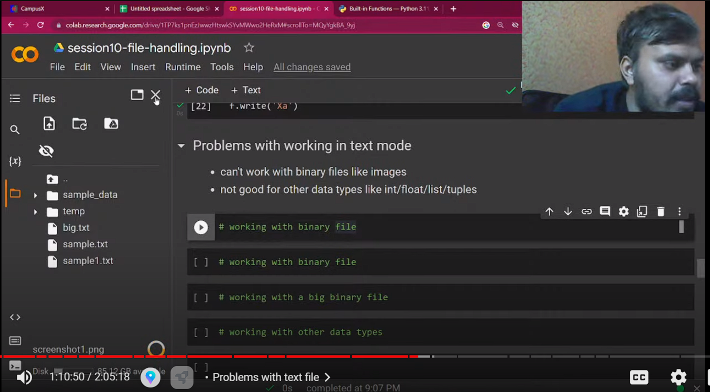
#> input picture Numpy/Screenshot 2024-01-09 013027.png, 1419 x 784 px (shown at 1/2 size)
$ jupyter execute 'Numpy Interview Questions (Week 5).ipynb'   (shell and % lines are left out)
#> lines starting #> are read from the running program, lines starting #| are printed output that depends on the picture
[cell 1]
import numpy as np

[cell 2]
# plotting 3D graphs
# meshgrids
a = np.linspace(-10,9,20)
b = np.linspace(-10,9,20)
b

[cell 3]
xx,yy = np.meshgrid(a,b)

[cell 4]
xx # 10 - 9 - 8 - 7 - ..

[cell 5]
yy  #10 | 9 | 8 | 7 | ....

[cell 6]
import matplotlib.pyplot as plt
plt.scatter(xx,yy)
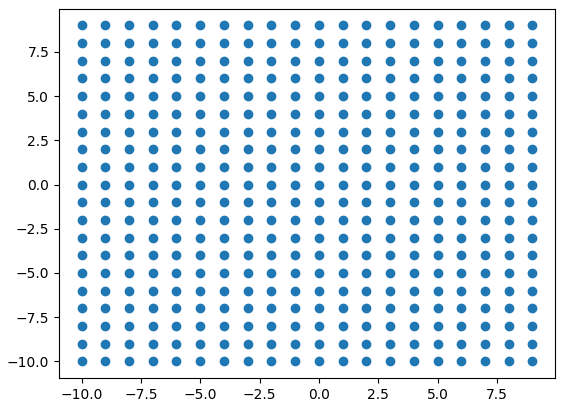
#> figure drawn by matplotlib, 1 panel

[cell 7]
def func(x,y):
  return x**2 + y**2

zz = func(xx,yy)

[cell 8]
zz

[cell 9]
import plotly.express as px
import plotly.graph_objects as go

[cell 10]
fig = px.scatter_3d()

fig.add_trace(go.Surface(x=xx,y=yy,z=zz))

fig.show()

[cell 11]
# working with random
# randint
# seed
# shuffle
# choice

[cell 12]
np.random.random((2,3,2))

[cell 13]
np.random.seed(0)
np.random.randint(1,100,12).reshape(3,4)

[cell 14]
np.random.seed(0)
np.random.randint(1,100,12).reshape(3,4)

[cell 15]
a = np.array([12,41,33,67,89,100])
print(a)

[cell 16]
np.random.shuffle(a)

[cell 17]
a

[cell 18]
np.random.choice(a,3,replace=False)

[cell 19]
# working with images
import cv2

[cell 20]
# read the image
img = cv2.imread('Screenshot 2024-01-09 013027.png')
#> img is the input picture: shape (784, 1419, 3); mean B, G, R 54.9, 51.7, 59.2

[cell 21]
# show array -> shape
img.shape
#> Out = (784, 1419, 3)

[cell 22]
# show image
plt.imshow(np.flip(img,axis=1))
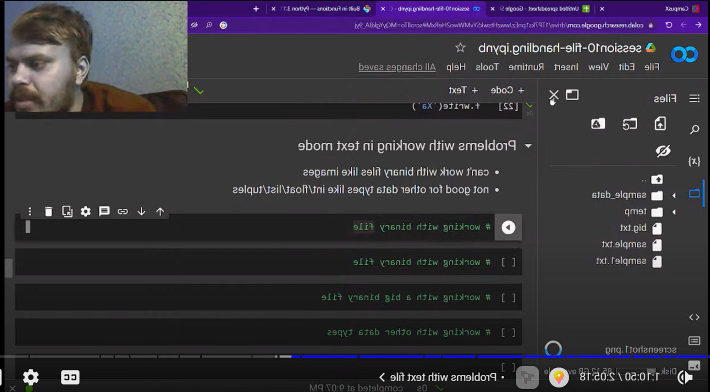
#> shown: shape (784, 1419, 3) (shown at 1/2 size); mean R, G, B 54.9, 51.7, 59.2

[cell 23]
# flip
a = np.arange(6).reshape(2,3)
a

[cell 24]
np.flip(a)

[cell 25]
# clip -> fade
plt.imshow(np.clip(img,0,100))
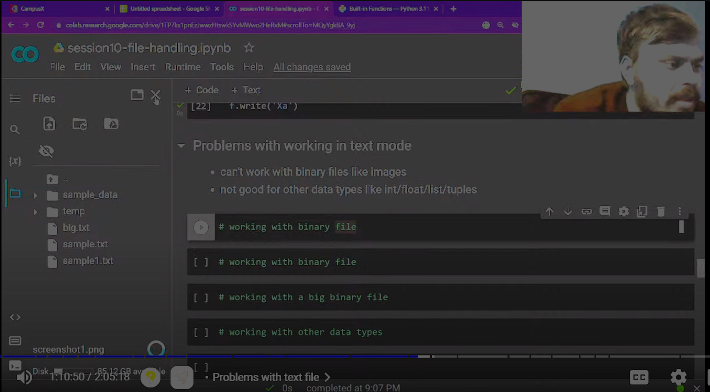
#> shown: shape (784, 1419, 3) (shown at 1/2 size); mean R, G, B 50.6, 47.2, 52.4

[cell 26]
# negative
plt.imshow(255 - img)
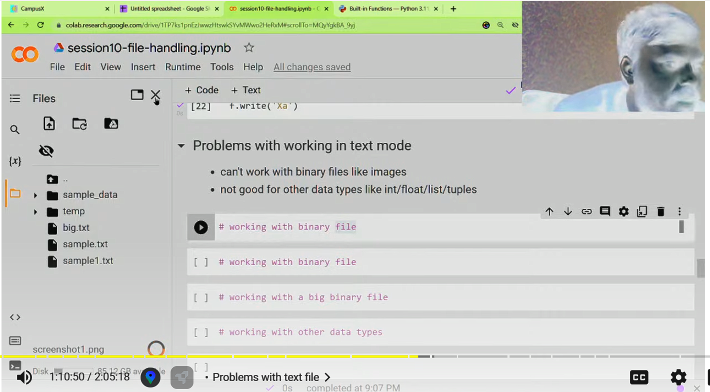
#> shown: shape (784, 1419, 3) (shown at 1/2 size); mean R, G, B 200.1, 203.3, 195.8

[cell 27]
# trim
plt.imshow(img[100:900,50:900,:])
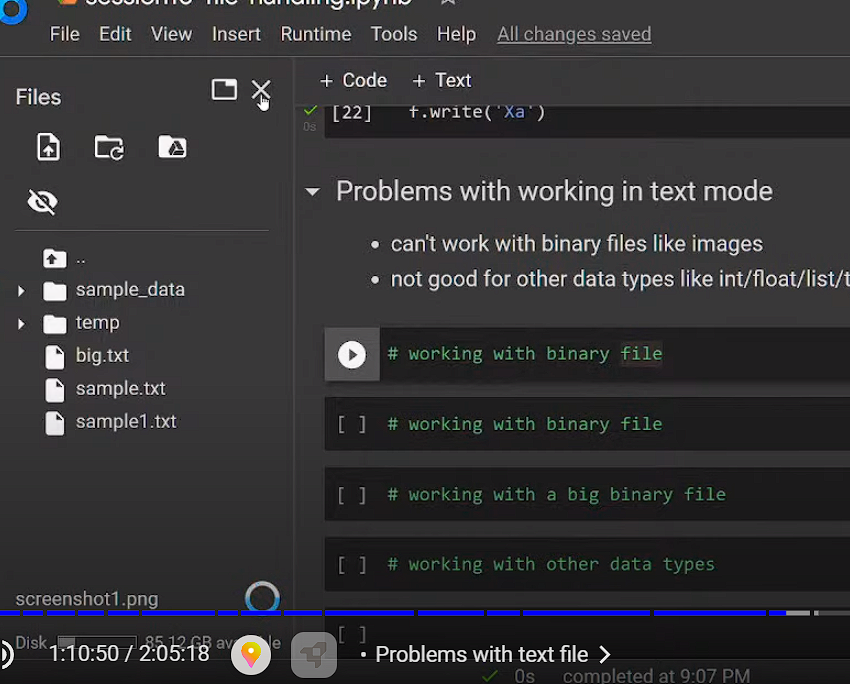
#> shown: shape (684, 850, 3); mean R, G, B 52.4, 51.8, 54

[cell 28]
# plot histogram
plt.hist(img.flatten(),bins=255)
plt.show()
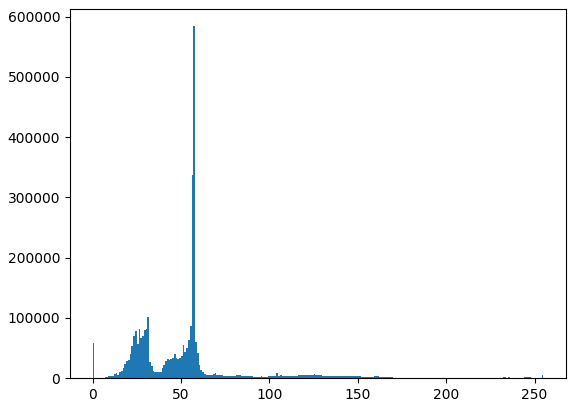
#> figure drawn by matplotlib, 1 panel; tallest bar 583923 high, from x = 57 to 58
